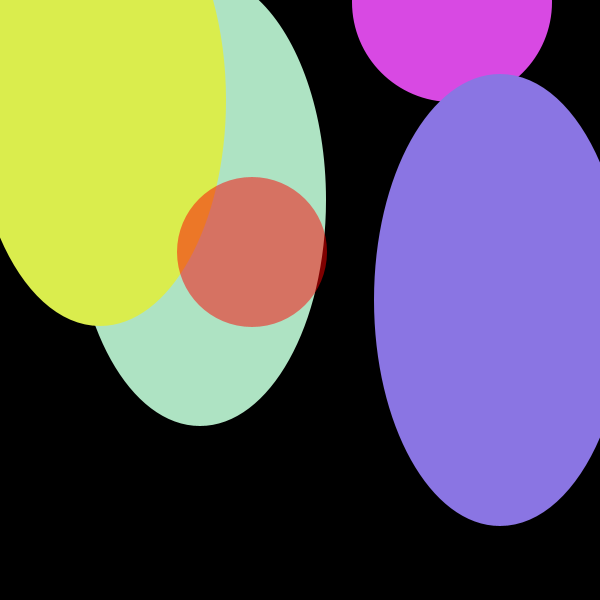
Frame 1 (no input)
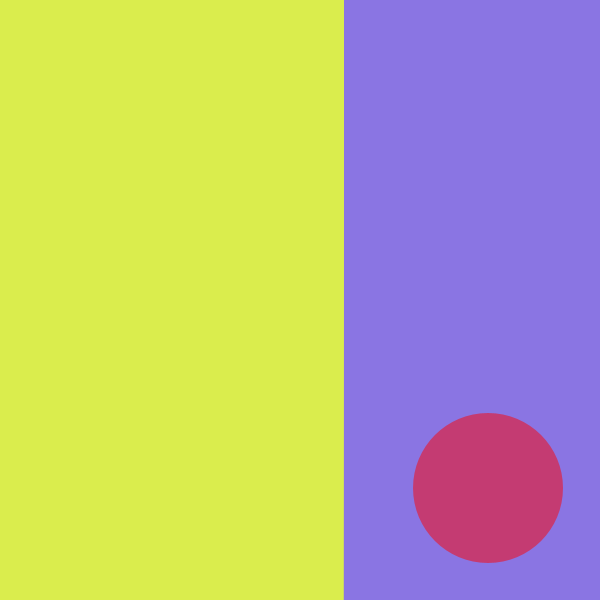
Frame 60 (the mouse pressed at the canvas centre just before this capture)
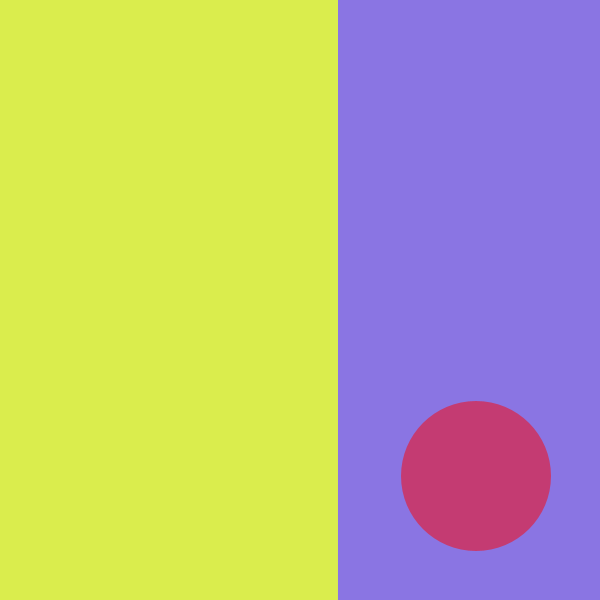
Frame 120 (the mouse held since frame 60 and released just before this capture)

The Processing sketch that drew these frames (run headless with seeded random() and noise(); from frame 60 on, the mouse is pressed at the canvas centre):

// Processing sketch: processing_90972
// ── processing_90972.pde

//Aviva Silberstein  
//February 25, 2013
//Moving Objects




int circleA = 250; 
int circleB= 200; 
int circleC= 2;
void setup() {
  size(600, 600);
 
}

void draw() {
  background(0);
  noStroke();
  circleA= circleA+circleC;
  circleB= circleB+circleA;
  fill(216, 73, 227);
  ellipse(circleB, circleC, 200, 200);
  fill(174, 227, 195);
  ellipse(200, 200, circleA, circleB);
  fill(138, 117, 227);
  ellipse(500, 300, circleA, circleB);
  fill(218, 237, 77);
  ellipse(100, 100, circleA, circleB);
  fill(255,0,0,127);
  ellipse(circleA, circleA, 150, 150);
 
  


  circleA=circleA + circleC;
  if (circleA>width) { 
    circleC= -2;
  }
  if (circleA < 0) {
    circleC= 2;
  }
  
}
